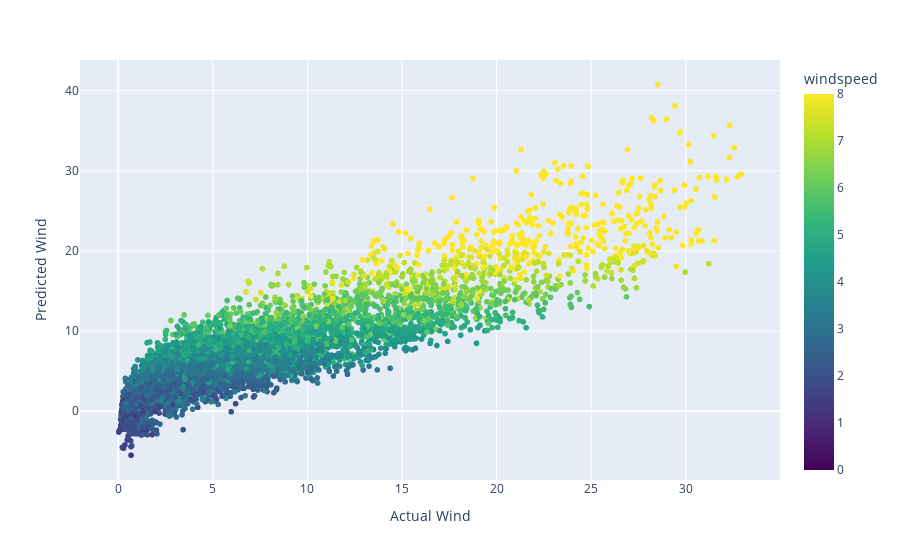

Here is the notebook cell this chart was saved with:
### Code cell
fig = px.scatter(x=y_test["wind_GW"], y=y_predict[:, 1], 
                 color=X_test["windspeed"], range_color=[0, 8],
                color_continuous_scale="Viridis")
fig.update_layout(xaxis_title="Actual Wind", 
                  yaxis_title="Predicted Wind",
                  coloraxis_colorbar=dict(title="windspeed"))
fig.show()

### Figure 1 — Plotly figure (JSON) as saved in the notebook; plotly's stock layout.template omitted (floating-point values rounded to 4 significant figures; data arrays with more than 128 entries replaced by an {"elided": "..."} marker saying what was removed)
{"data": [{"hoverlabel": {"namelength": 0}, "hovertemplate": "x=%{x}<br>y=%{y}<br>color=%{marker.color}", "legendgroup": "", "marker": {"color": {"elided": "7004 float values"}, "coloraxis": "coloraxis", "symbol": "circle"}, "mode": "markers", "name": "", "showlegend": false, "type": "scattergl", "x": {"elided": "7004 float values"}, "xaxis": "x", "y": {"elided": "7004 float values"}, "yaxis": "y"}], "layout": {"coloraxis": {"cmax": 8, "cmin": 0, "colorbar": {"title": {"text": "windspeed"}}, "colorscale": [[0, "#440154"], [0.1111, "#482878"], [0.2222, "#3e4989"], [0.3333, "#31688e"], [0.4444, "#26828e"], [0.5556, "#1f9e89"], [0.6667, "#35b779"], [0.7778, "#6ece58"], [0.8889, "#b5de2b"], [1, "#fde725"]]}, "legend": {"tracegroupgap": 0}, "margin": {"t": 60}, "xaxis": {"anchor": "y", "domain": [0, 1], "title": {"text": "Actual Wind"}}, "yaxis": {"anchor": "x", "domain": [0, 1], "title": {"text": "Predicted Wind"}}}}
